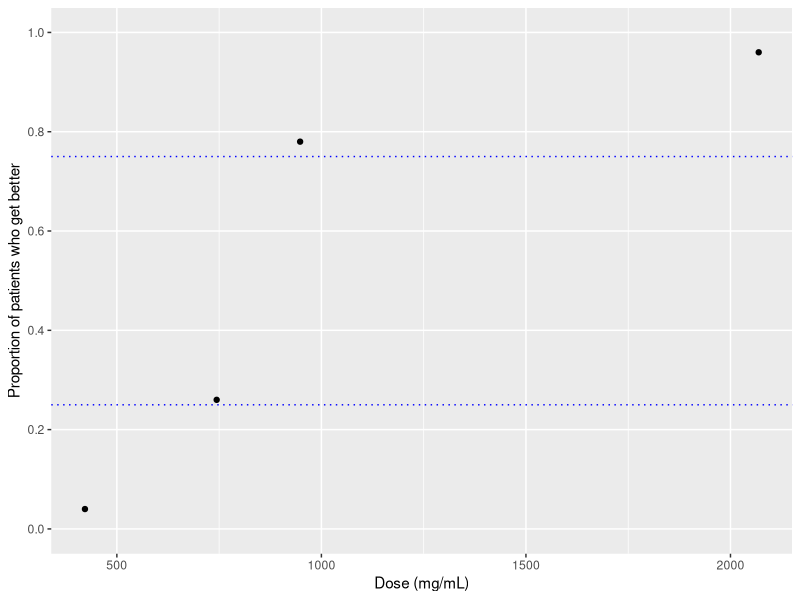
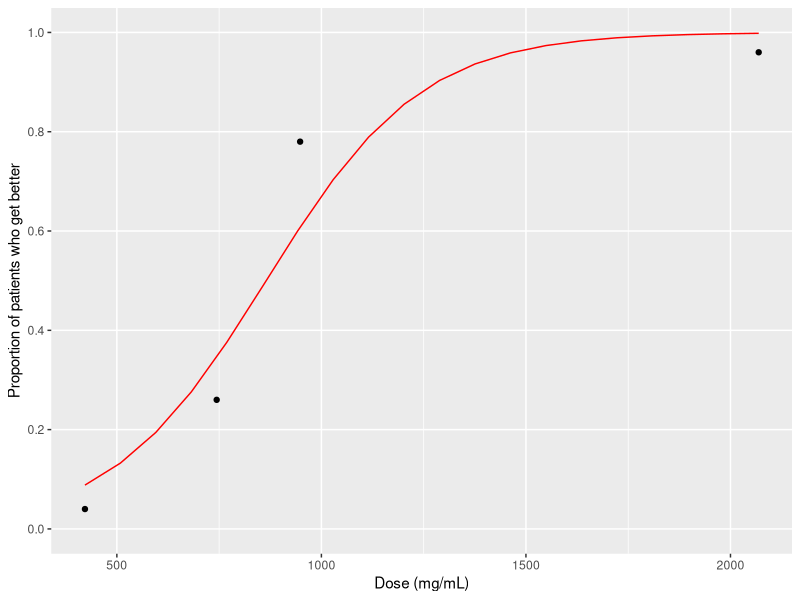
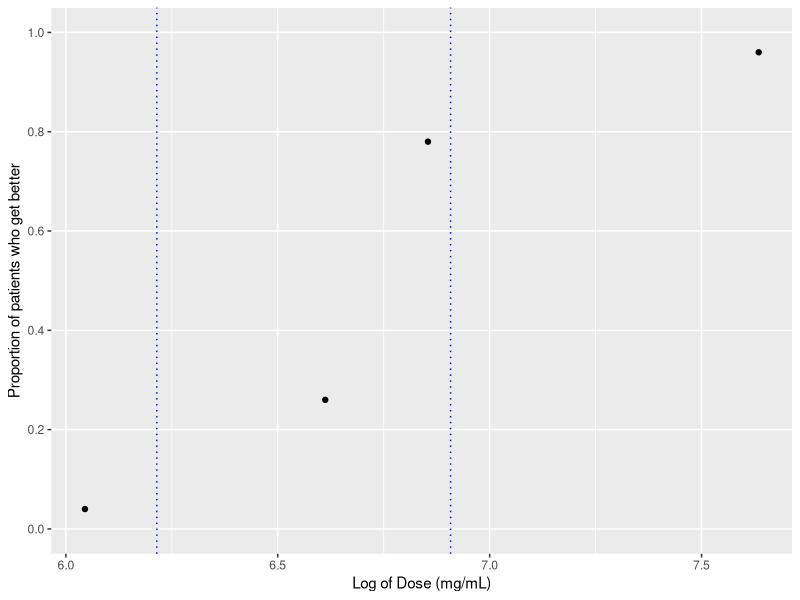
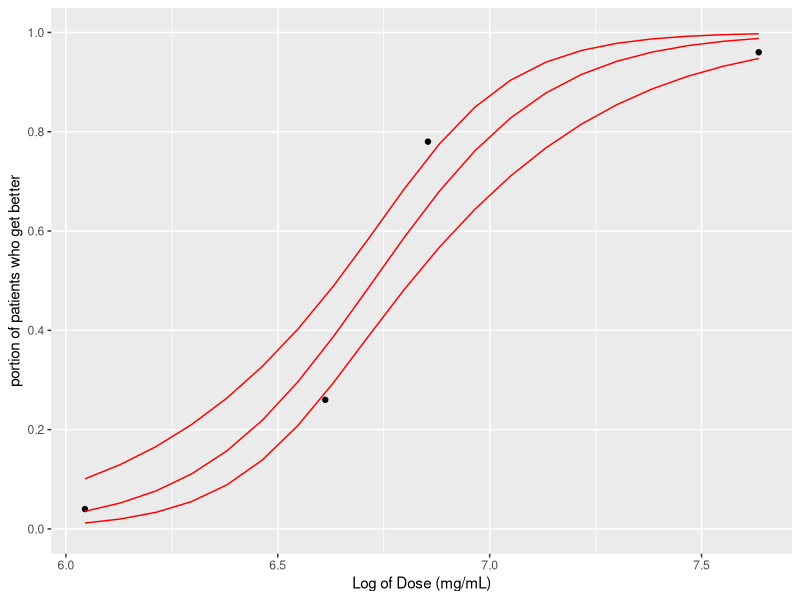

Generate these figures, in order, with R:
# STATISTICAL MODELLING


# Add Libraries -----------------------------------------------------------
lib <- c('dplyr', 'ggplot2', 'MASS')
lapply(lib, library, character.only = T)
rm(lib)


# Data --------------------------------------------------------------------
Patient_group <- c(1,2,3,4) #i
Dose <- c(422,744,948,2069) #di
Number_treated <- c(50,50,50,50) #ni
Number_better <- c(2,13,39,48) #yi

#
# Put the data in a data frame
#
experiment_df <- data.frame(Patient_group, Dose, Number_treated, Number_better)
experiment_df


# Statistical Modelling Part (a)* -----------------------------------------
## Calculate the proportion of patients who gets better with the new medicine and
## use ggplot2 to visualize these data. 

#
# Work out proportions with reduced blood pressure 
#
experiment_df <- experiment_df %>% mutate(Proportion_reduced = Number_better / Number_treated)
experiment_df

# 
# Plot these proportions
#
ggplot(experiment_df, aes(x = Dose, y = Proportion_reduced)) +
 geom_point() +
 geom_hline(yintercept=.25,linetype='dotted',col='blue')+
 geom_hline(yintercept=.75,linetype='dotted',col='blue')+
 labs(x = "Dose (mg/mL)",
      y = "Proportion of patients who get better") +
 scale_y_continuous(breaks = c(0, 0.2, 0.4, 0.6, 0.8, 1),
                    minor_breaks = NULL,
                    limits = c(0, 1))

## What can you conclude from the plot?

print("A dose of 500mg/ml or less has no real impact on the proportion of patients who get better (less than 4%). There is a reasonable increase at around the 750mg/ml as it reaches over 20% of the patients. However, the best increase is when the dose is increased to 1000mg/ml with nearly 80% of patients getting better. To increase the proportion of patients to just under 100%, it appears that the dose needs to be more than double to above 2000mg/ml. This is comparable with the current COVID vacinations which see a large increase from the first dose and almost complete immunity with a second dose.")


# Statistical Modelling Part (b)* -----------------------------------------

##QUESTION
## Fit the model in the frequentist framework and report hat beta_0 (intercept)
## and hat beta_1 (Dose (x))

# Fitting the binary logistic regression model
m <- glm(cbind(Number_better, 
               Number_treated - Number_better) ~ Dose, 
         family = binomial, 
         data = experiment_df)

# Maximum likelihood estimates - hat_beta_0 and hat_beta_1 of the parameters beta_0 and beta_1
beta_0_hat <- coef(m)[1]
beta_0_hat

beta_1_hat <- coef(m)[2]
beta_1_hat

# Confidence intervals for beta_0 and beta_1
confint(m)

#-----------------------------------------------------------------------------------------------------

# Visualization of the fitted model

# Number of Dose points at which to predict
N <- 20

# Sequence of Dose values
Dose_seq <- seq(from = min(Dose), to = max(Dose), length = N)

# Predict beta_0 + beta_1 x = beta_0 + beta_1 Dose at these values
# The predicted values are given by hat beta_0 + hat beta_1 Dose
eta_seq <- predict(m, # Model, and new data:
                   newdata = data.frame(Dose = Dose_seq))

# Transform to probabilities
p_seq <- exp(eta_seq) / (1 + exp(eta_seq))

# Put these values into a data frame
predictions_df <- data.frame(Dose_seq, eta_seq, p_seq)

# Add to the ggplot
ggplot(experiment_df, aes(x = Dose, y = Proportion_reduced)) +
 geom_point() +
 # Add the estimated values of p (predictions)
 geom_line(aes(x = Dose_seq, 
               y = p_seq), 
           data = predictions_df, # Stored in this data frame
           colour = "red") +
 labs(x = "Dose (mg/mL)",
      y = "Proportion of patients who get better") +
 scale_y_continuous(breaks = c(0, 0.2, 0.4, 0.6, 0.8, 1),
                    minor_breaks = NULL,
                    limits = c(0, 1))



# Statistical Modelling Part (c)*** ---------------------------------------
# Logarithmic Model

## QUESTION
## Create a similar plot to that produced in part (a) to visualise log(di)
## against the proportion of Covid-19 patients who gets better and compare the
## two plots.

# Work out the log of the dose and add to data frame
experiment_df <- experiment_df %>% mutate(Log_Dose = log(Dose))
experiment_df

# Plot these proportions
ggplot(experiment_df, aes(x = Log_Dose, y = Proportion_reduced)) +
 geom_point() +
 geom_vline(xintercept=log(500),linetype='dotted',col='blue')+
 geom_vline(xintercept=log(1000),linetype='dotted',col='blue')+
 labs(x = "Log of Dose (mg/mL)",
      y = "Proportion of patients who get better") +
 scale_y_continuous(breaks = c(0, 0.2, 0.4, 0.6, 0.8, 1),
                    minor_breaks = NULL,
                    limits = c(0, 1))


## QUESTION
## What do you conclude?

print("############################## INSERT ANSWER HERE ##############################")


# Fitting the binary logistic regression model
# glm needs the number of successes and the number of failures
m_log <- glm(cbind(Number_better, 
               Number_treated - Number_better) ~ Log_Dose, 
         family = binomial, 
         data = experiment_df)

## QUESTION
## Fit the logarithmic model in the frequentist framework, report hat_beta_0 and hat_beta_1
beta_0_hat <- coef(m_log)[1]
beta_0_hat

beta_1_hat <- coef(m_log)[2]
beta_1_hat


## QUESTION
## Calculate the 95% confidence intervals for beta_0 and beta_1.
confint(m_log)


## QUESTION
## Which of the two frequentist models considered in parts (b) and (c) (the standard or the logarithmic model) do you prefer? Why?

print("Due to the size of the data set it is difficult to see any difference in the graph as using a log in this case would help with data being compacted and needing to be scaled out in magnatude. As such there is no real benefit to this model. This model does however produce a more confusng graph as the x axis is in units of Log of Dose which is mre confusing that just the standard in graph a of dose as mg/ml. Graph a will be easier to read by many medical professionals as well as general people due to the accessability of this label. In a time of over whelming data accessability is key to helping people understand data and provide information.")


# Statistical Modelling Part (d)** ----------------------------------------

## QUESTION
## Use the logarithmic model implemented in part (c) to predict the probabilities that Covid-19 patients who receive doses of 600, 800 and 1500 mg/mL of the medicine get better. In addition, calculate the 95% confidence intervals for each prediction.

## Indirect Method
Dose_new <- c(log(600),log(800),log(1500))

# Estimated value of eta and associated standard error at Dose_new
eta_hat <- predict(m_log, 
               newdata = data.frame(Log_Dose = Dose_new),
               se.fit = TRUE) # Extract the standard errors

# Approximate 95% confidence interval for eta
eta_estimate_ci <- c(estimate =eta_hat$fit, 
                     lower = eta_hat$fit - 2 * eta_hat$se.fit, # Lower limit
                     upper = eta_hat$fit + 2 * eta_hat$se.fit) # Upper limit

# Convert to a confidence interval for p
p_estimate_ci <- exp(eta_estimate_ci) / (1 + exp(eta_estimate_ci))

data.frame(exp(Dose_new), p_estimate_ci)


## QUESTION
## What can you conclude from these results?

print("As the dose increases the probability of getting better increases.")


## Direct Method
p_hat_direct <- predict(m_log, 
               newdata = data.frame(Log_Dose = Dose_new),
               type = "response", # Prediction of p, not eta
               se.fit = TRUE) # Extract the standard errors

# Confidence interval for p
p_estimate_ci_direct <- c(estimate = p_hat_direct$fit,
                            lower = p_hat_direct$fit - 2 * p_hat_direct$se.fit, # Lower limit
                            upper = p_hat_direct$fit + 2 * p_hat_direct$se.fit) # Upper limit

data.frame(exp(Dose_new), p_estimate_ci_direct)

## QUESTION
## Which one of the two methods is generally recommended? Why?

print("It is generally recommended to use the indirect method as it provides more accurate results more regularly than the direct method. This is not evident in the currnet data set, but this is most likely due to its small size.")

# Statistical Modelling Part (e)** ----------------------------------------

## QUESTION
## Use the logarithmic model implemented in part (c) to produce the plot below, with 95% confidence intervals obtained using the indirect method, and comment on it.


Dose_seq_log <- seq(from = min(log(Dose)), to = max(log(Dose)), length = N)

# Obtain the estimated values of eta and associated standard errors at a sequence of Dose values
eta_seq_log <- predict(m_log, 
                  newdata = data.frame(Log_Dose = Dose_seq_log),
                  se.fit = TRUE) # Extract the standard errors

# Transform estimated values of eta to probabilities 
p_seq_log <- exp(eta_seq_log$fit) / (1 + exp(eta_seq_log$fit))

#  Confidence intervals for eta, saved in a matrix 
eta_seq_log_ci <- cbind(eta_seq_log$fit - 2 * eta_seq_log$se.fit, # Lower limits
                        eta_seq_log$fit + 2 * eta_seq_log$se.fit) # Upper limits

# Convert to ** confidence intervals for p **
p_seq_log_ci <- 
  exp(eta_seq_log_ci) / (1 + exp(eta_seq_log_ci))

# Put all these values into a data frame
predictions_df_log <- data.frame(Dose_seq_log,  
                             p_seq_log = p_seq_log, # Estimated values of p
                              # Lower confidence limits
                             p_lower_log = p_seq_log_ci[,1],
                              # Upper confidence limits
                             p_upper_log = p_seq_log_ci[,2])

# Add to the ggplot 
ggplot(experiment_df, aes(x = Log_Dose, y = Proportion_reduced)) +
  geom_point() +
   # Add the estimated values of p (predictions)
  geom_line(aes(x = Dose_seq_log, 
                y = p_seq_log), 
            data = predictions_df_log, # Stored in this data frame
            colour = "red") +
   # Add the lower confidence limits
  geom_line(aes(x = Dose_seq_log, 
                y = p_lower_log), 
            data = predictions_df_log, # Stored in this data frame
            colour = "red") +
     # Add the upper confidence limits
  geom_line(aes(x = Dose_seq_log, 
                y = p_upper_log), 
            data = predictions_df_log, # Stored in this data frame
            colour = "red") +
  labs(x = "Log of Dose (mg/mL)",
       y = "portion of patients who get better") +
  scale_y_continuous(breaks = c(0, 0.2, 0.4, 0.6, 0.8, 1),
                     minor_breaks = NULL,
                     limits = c(0, 1))


## QUESTION
## In addition, perform a suitable statistical test to check whether the logarithmic model is adequate. 

# The hypotheses are:
# Null hypothesis H0: Model (2) provides an adequate fit to the data
# Alternative hypothesis H1: Model (2) does not provide an adequate fit to the data.

# Null hypothesis H0: The model as it stands is useful.
# Alternative hypothesis H1: The model as it stands is NOT useful.

p_value <- pchisq(deviance(m_log),# Specify the model under consideration
            df.residual(m_log),
            lower = FALSE)
p_value

## QUESTION
## State your hypotheses and conclusions carefully.
print("P-value is less than 0.05 and thus the null hypothesis is rejected signifiying that this model is not an adequete fit to the data or in other words is not useful.") 


# Statistical Modelling Part (f)** ----------------------------------------

## QUESTION
## Fit the quadratic model in the frequentist framework and report hat_beta_0, hat_beta_1 and hat_beta_2.
m_log_log2 <- glm(cbind(Number_better, 
                        Number_treated - Number_better) ~ Log_Dose + I(Log_Dose^2), 
                family = binomial, 
                data = experiment_df)

## QUESTION
## Fit the logarithmic model in the frequentist framework, report hat_beta_0, hat_beta_1 and hat_beta_2
beta_0_hat <- coef(m_log_log2)[1]
  beta_0_hat
beta_1_hat <- coef(m_log_log2)[2]
  beta_1_hat
beta_2_hat <- coef(m_log_log2)[3]
  beta_2_hat

## QUESTION
## Perform a frequentist hypothesis test of size 0.05 of whether beta_2 is statistically significant and report your conclusion with justification. 

# The hypotheses are:
# Null hypothesis H0: Model (2) provides an adequate fit to the data
# Alternative hypothesis H1: Model (2) does not provide an adequate fit to the data.

# Null hypothesis H0: The model as it stands is useful.
# Alternative hypothesis H1: The model as it stands is NOT useful.

p_value <- pchisq(deviance(m_log_log2),# Specify the model under consideration
            df.residual(m_log_log2),
            lower = FALSE)
p_value

## QUESTION
## State your hypotheses and conclusions carefully.
print("P-value is less than 0.05 and thus the null hypothesis is rejected signifiying that this model is not an adequete fit to the data or in other words is not useful.") 


## QUESTION
## In addition, report the 95% confidence interval for beta_2. Does this result confirm the conclusion of the hypothesis test?
# confint(m_log_log2)
tail(confint(m_log_log2),1)



# Statistical Modelling Part (g)* ----------------------------------------

## QUESTION
## Use the analysis of Deviance method to compare the logarithmic model fitted in part (c) with the quadratic model fitted in part (f). State your hypotheses and conclusions carefully.
Deviance_c_log <- deviance(m_log)
Deviance_c_log
Deviance_f_log_log2 <- deviance(m_log_log2)
Deviance_f_log_log2

#  Difference in deviances 
Deviance_c_log - Deviance_f_log_log2

# Compare the models
#
# H_0: Model C is adequate compared to Model F
# H_1: Model C is not adequate compared to Model F
#
AnovaTest <- anova(m_log, m_log_log2, test = "Chisq")
AnovaTest[2,5]

print("Here, there p-value is 0.23. As this is greater than 0.05, we do not reject the null hypothesis and so Model C is adequate compared to Model F. In other words beta_2 = 0. Thus Model C is preferred over Model F")
